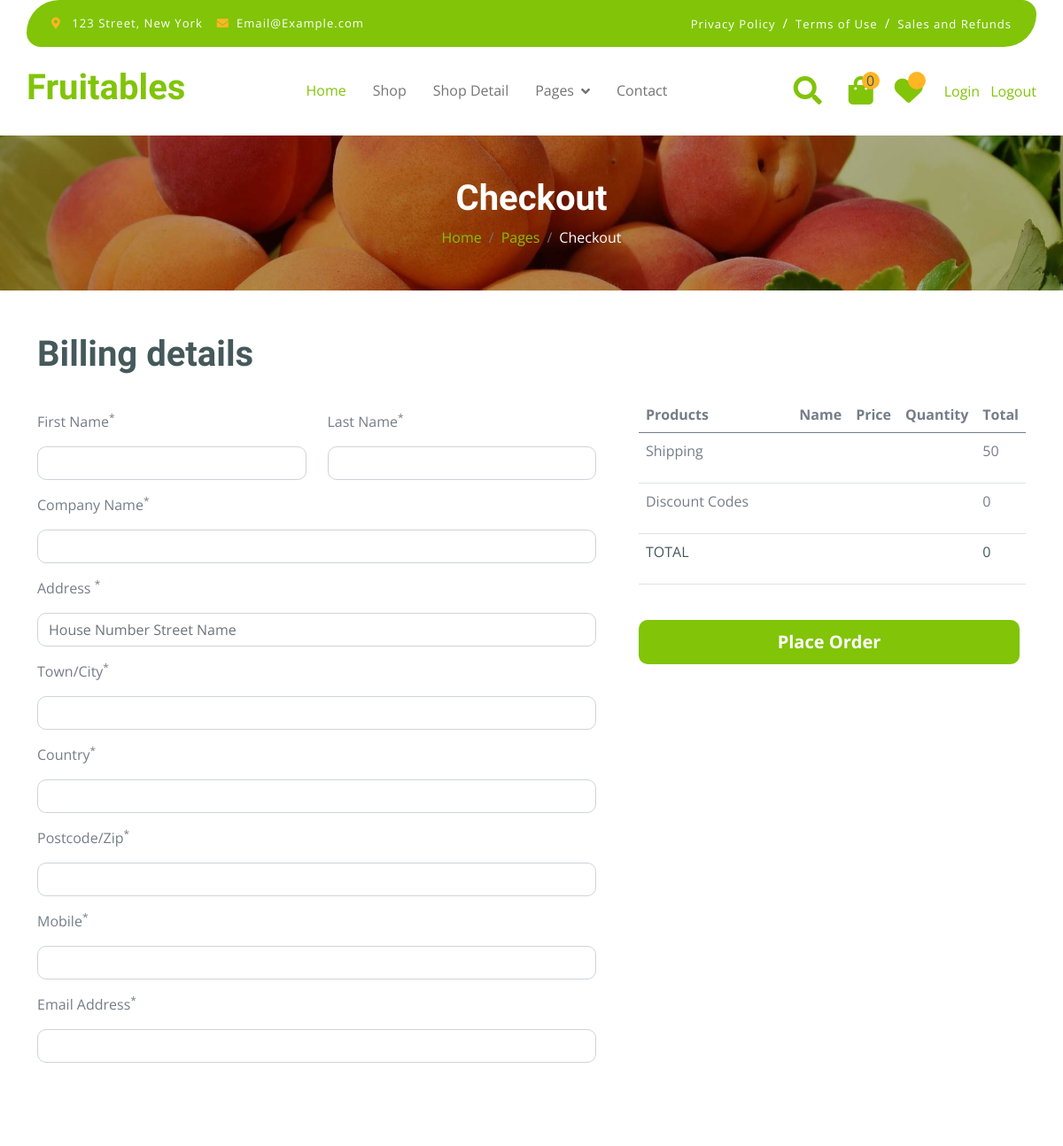
Before: /checkout (signed in, upper part) with the older database file.
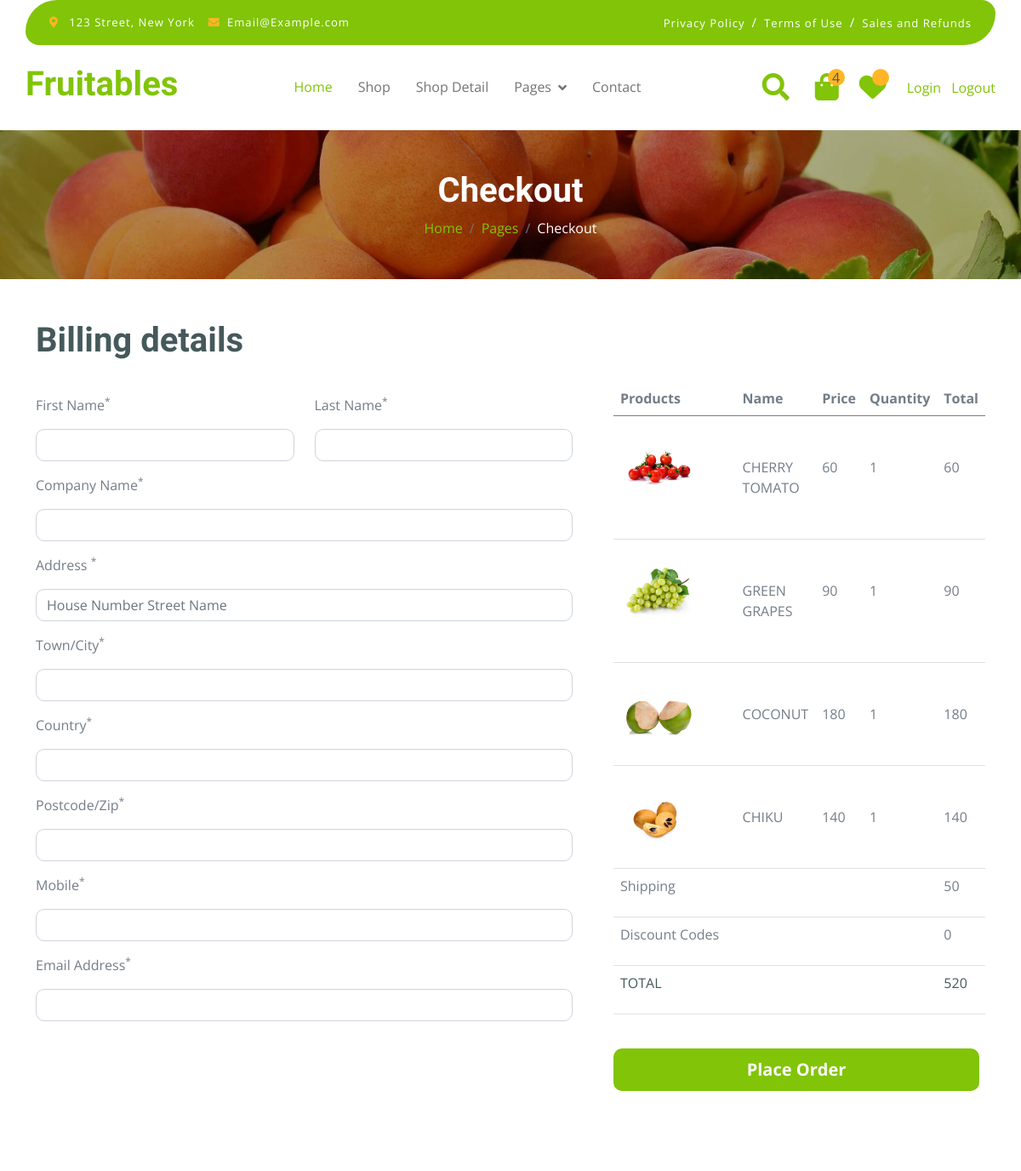
After: the same page with the newer database file.
### app/models.py (models this page shows, shortened)
class addcart(models.Model):
    user=models.ForeignKey(User,on_delete=models.CASCADE)
    products=models.ForeignKey(product, on_delete=models.CASCADE)
    img=models.ImageField(upload_to='media',blank=True,null=True)
    price=models.IntegerField()
    t_price=models.IntegerField()
    name=models.CharField(max_length=30)
    quantity=models.IntegerField()
    datetime=models.DateTimeField(auto_now=True,blank=True,null=True)

### app/views.py (the view, shortened to what this page needs)
# urls.py: path('checkout', views.checkout, name='checkout'),
def checkout(request):
    uid=User.objects.get(email=request.session['email'])
    aid=addcart.objects.filter(user=uid)
    count=addcart.objects.filter(user=uid).count()
    w_count=Add_Whishlist.objects.filter(user_id=uid).count()
    l1=[]
    sub_total=0
    charge=50
    dis=0
    t_price = 0
    for i in aid:
        l1.append(i.t_price)
        sub_total=sum(l1)
        print(sub_total)
        discount=0
        dis=None
        t_price=sub_total+charge
        if sub_total==0:
            charge=0
            t_price=0
        else:
            charge=50
        if "discount" in request.session:
            dis=request.session.get('discount')
            t_price=sub_total+charge-dis
            print(dis)
        else:
            dis=0
            t_price=sub_total+charge
    else:
        amount = max(t_price, 1) * 100
        client = razorpay.Client(auth=('rzp_test_bilBagOBVTi4lE','77yKq3N9Wul97JVQcjtIVB5z'))
        response = client.order.create({'amount': amount, 'currency': 'INR', 'payment_capture': 1})
        print(response,"**************")
        contaxt={
            "aid":aid,
            "sub_total":sub_total,
            "charge":charge,
            "t_price":t_price,
            "uid":uid,
            "response":response,
            "discount":dis,
            'count':count,
        }
        return render(request,"checkout.html",contaxt)

### app/templates/checkout.html (shortened to what the changed rows need)
{% extends "index.html" %}
{% load static %}
{% block content %}
        <div class="container-fluid page-header py-5">
            <h1 class="text-center text-white display-6">Checkout</h1>
        </div>
        <div class="container-fluid py-5">
            <div class="container">
                <h1 class="mb-4">Billing details</h1>
                <form action="{% url 'billing_view' %}" method="POST">
                    <div class="row g-5">
                        <div class="col-md-12 col-lg-6 col-xl-5">
                            <div class="table-responsive">
                                <table class="table">
                                    <thead>
                                        <tr>
                                            <th scope="col" style="width: 250px;">Products</th>
                                            <th scope="col">Name</th>
                                            <th scope="col">Price</th>
                                            <th scope="col">Quantity</th>
                                            <th scope="col">Total</th>
                                        </tr>
                                    </thead>
                                    <tbody>
                                        {% for i in aid %}
                                        <tr>
                                            <th scope="row">
                                                <div class="d-flex align-items-center mt-2">
                                                    <img src="{{i.img.url}}" class="img-fluid rounded-circle" style="width: 90px; height: 90px;" alt="">
                                                </div>
                                            </th>
                                            <td class="py-5">{{i.name}}</td>
                                            <td class="py-5">{{i.price}}</td>
                                            <td class="py-5">{{i.quantity}}</td>
                                            <td class="py-5">{{i.t_price}}</td>
                                        </tr>
                                        {% endfor %}
                                            <tr>
                                            <td>
                                                    <p class=" text-dark">{{t_price}}</p>
                                            </td>
                                        </tr>
                                    </tbody>
                                </table>
                                <br/>
                            </div>
                        </div>
                    </div>
                </form>
            </div>
        </div>
{% endblock %}

Changed rows visible on the page:
added addcart: img (picture), name "CHERRY TOMATO", price "60", quantity "1", t_price "60"
added addcart: img (picture), name "GREEN GRAPES", price "90", quantity "1", t_price "90"
added addcart: img (picture), name "COCONUT", price "180", quantity "1", t_price "180"
added addcart: img (picture), name "CHIKU", price "140", quantity "1", t_price "140"
Other visible differences:
{{ count }}: "0" → "4"
{{ t_price }}: "0" → "520"
